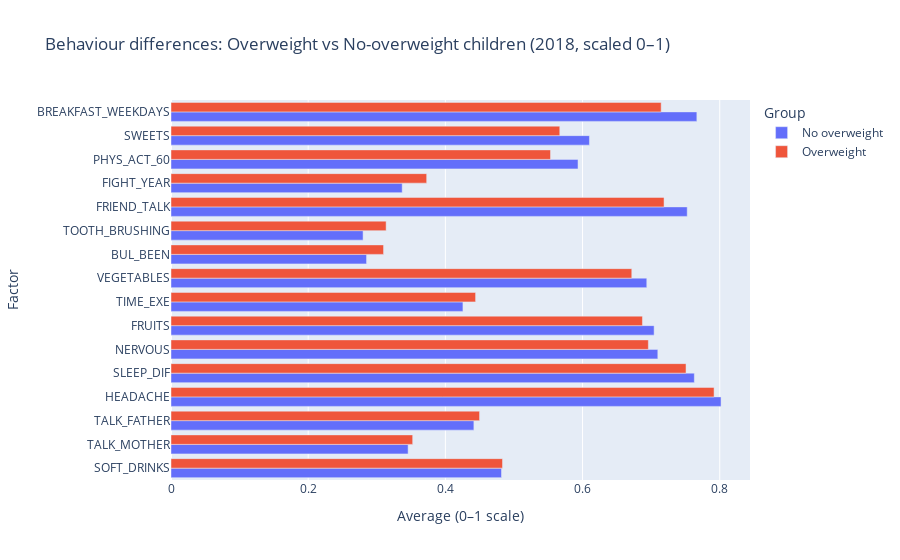

Write notebook code for a chart like this one.
### Markdown cell above
### GRAPH 4
### Behaviour differences: Overweight vs Non-Overweight children

Doplnkovy graf k Kluci vs Holky -> Jak se lisi deti s nadvahou od tech co nemaji nadvahu

### Code cell
# ==========================================================
# NOVÝ GRAF – Overweight vs No-overweight (bez rozdělení na pohlaví)
# ==========================================================

# 1) vezmeme jen rok 2018
df_2018_all = df[df["YEAR"] == 2018].copy()

# 2) normalizace faktorů na 0–1
df_2018_all = normalize_factors(df_2018_all, behavior_factors, dict_scales)

# 3) label pro overweight vs no-overweight
df_2018_all["OW_LABEL"] = np.where(
    df_2018_all["OVERWEIGHT"] == 1,
    "Overweight",
    "No overweight"
)

# 4) průměry faktorů podle OW_LABEL (bez rozdělení na pohlaví)
df_ow_profile = (
    df_2018_all.groupby("OW_LABEL", as_index=False)[behavior_factors]
               .mean()
)

# 5) wide -> long pro Plotly
df_ow_long = df_ow_profile.melt(
    id_vars="OW_LABEL",
    value_vars=behavior_factors,
    var_name="FACTOR",
    value_name="VALUE"
)

# 6) pořadí faktorů podle velikosti rozdílu OW vs No-OW
wide = df_ow_profile.set_index("OW_LABEL")[behavior_factors].T  # řádky = faktory
wide["GAP"] = wide["Overweight"] - wide["No overweight"]
factor_order_ow = (
    wide["GAP"].abs()
        .sort_values(ascending=False)
        .index
        .tolist()
)

# 7) graf – dva sloupce pro každý faktor: No overweight vs Overweight
fig_ow = px.bar(
    df_ow_long,
    x="VALUE",
    y="FACTOR",
    color="OW_LABEL",
    orientation="h",
    barmode="group",
    category_orders={
        "FACTOR": factor_order_ow,
        "OW_LABEL": ["No overweight", "Overweight"]
    },
    title="Behaviour differences: Overweight vs No-overweight children (2018, scaled 0–1)"
)

fig_ow.update_layout(
    xaxis_title="Average (0–1 scale)",
    yaxis_title="Factor",
    legend_title="Group"
)

fig_ow.show()

### Figure 1 — Plotly figure (JSON) as saved in the notebook; plotly's stock layout.template omitted (floating-point values rounded to 4 significant figures)
{"data": [{"alignmentgroup": "True", "hovertemplate": "OW_LABEL=No overweight<br>VALUE=%{x}<br>FACTOR=%{y}<extra></extra>", "legendgroup": "No overweight", "marker": {"color": "#636efa", "pattern": {"shape": ""}}, "name": "No overweight", "offsetgroup": "No overweight", "orientation": "h", "showlegend": true, "textposition": "auto", "type": "bar", "x": [0.6101, 0.28, 0.7667, 0.4818, 0.5934, 0.7097, 0.7043, 0.6936, 0.4416, 0.3457, 0.7526, 0.763, 0.4256, 0.3371, 0.8019, 0.2851], "xaxis": "x", "y": ["SWEETS", "TOOTH_BRUSHING", "BREAKFAST_WEEKDAYS", "SOFT_DRINKS", "PHYS_ACT_60", "NERVOUS", "FRUITS", "VEGETABLES", "TALK_FATHER", "TALK_MOTHER", "FRIEND_TALK", "SLEEP_DIF", "TIME_EXE", "FIGHT_YEAR", "HEADACHE", "BUL_BEEN"], "yaxis": "y"}, {"alignmentgroup": "True", "hovertemplate": "OW_LABEL=Overweight<br>VALUE=%{x}<br>FACTOR=%{y}<extra></extra>", "legendgroup": "Overweight", "marker": {"color": "#EF553B", "pattern": {"shape": ""}}, "name": "Overweight", "offsetgroup": "Overweight", "orientation": "h", "showlegend": true, "textposition": "auto", "type": "bar", "x": [0.5668, 0.3136, 0.7146, 0.4833, 0.5533, 0.6959, 0.6873, 0.6718, 0.4499, 0.3523, 0.7188, 0.7509, 0.4441, 0.3728, 0.7917, 0.3099], "xaxis": "x", "y": ["SWEETS", "TOOTH_BRUSHING", "BREAKFAST_WEEKDAYS", "SOFT_DRINKS", "PHYS_ACT_60", "NERVOUS", "FRUITS", "VEGETABLES", "TALK_FATHER", "TALK_MOTHER", "FRIEND_TALK", "SLEEP_DIF", "TIME_EXE", "FIGHT_YEAR", "HEADACHE", "BUL_BEEN"], "yaxis": "y"}], "layout": {"barmode": "group", "legend": {"title": {"text": "Group"}, "tracegroupgap": 0}, "title": {"text": "Behaviour differences: Overweight vs No-overweight children (2018, scaled 0–1)"}, "xaxis": {"anchor": "y", "domain": [0, 1], "title": {"text": "Average (0–1 scale)"}}, "yaxis": {"anchor": "x", "categoryarray": ["SOFT_DRINKS", "TALK_MOTHER", "TALK_FATHER", "HEADACHE", "SLEEP_DIF", "NERVOUS", "FRUITS", "TIME_EXE", "VEGETABLES", "BUL_BEEN", "TOOTH_BRUSHING", "FRIEND_TALK", "FIGHT_YEAR", "PHYS_ACT_60", "SWEETS", "BREAKFAST_WEEKDAYS"], "categoryorder": "array", "domain": [0, 1], "title": {"text": "Factor"}}}}
